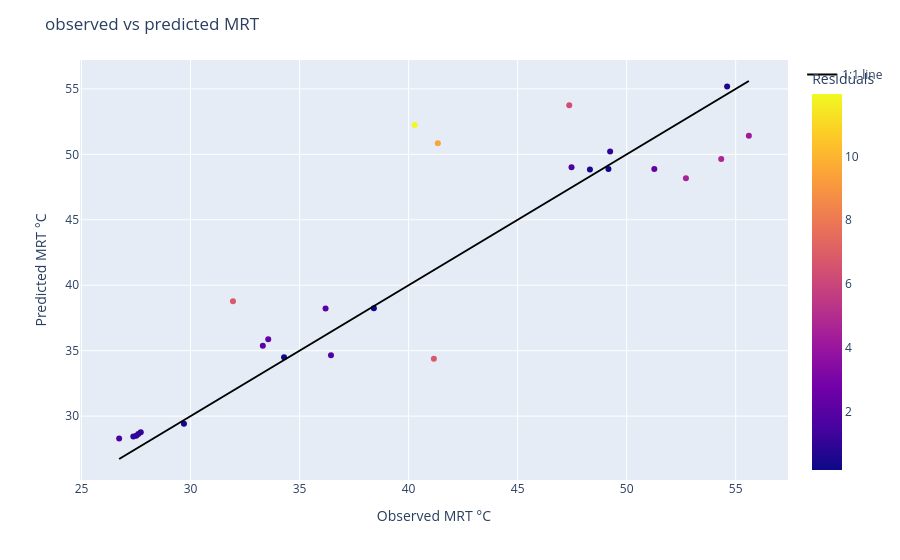

Notebook cell for this chart:
### Code cell
# plot

# Scatter
fig = px.scatter(
    points_proj,
    x=points_proj['MRT'],
    y=points_proj['MRT_predicted'],
    color=abs(points_proj['residuals']),
    hover_data=["tg_corr", "TA","wind_mean", "Instrument", "condition", "residuals", "WIND M/S", "context"],
)

# 1:1 line
m = min(obs.min(), pred.min())
M = max(obs.max(), pred.max())

fig.add_scatter(
    x=[m, M],
    y=[m, M],
    mode="lines",
    line=dict(color="black", width=2), 
    name="1:1 line"
)

fig.update_layout(
    xaxis_title="Observed MRT °C",
    yaxis_title="Predicted MRT °C",
    title="observed vs predicted MRT", 
    coloraxis_colorbar=dict(title="Residuals")
)


fig.show()

### Figure 1 — Plotly figure (JSON) as saved in the notebook; plotly's stock layout.template omitted (floating-point values rounded to 4 significant figures; data arrays with more than 128 entries replaced by an {"elided": "..."} marker saying what was removed)
{"data": [{"customdata": {"elided": "26x8 mixed values"}, "hovertemplate": "MRT=%{x}<br>MRT_predicted=%{y}<br>tg_corr=%{customdata[0]}<br>TA=%{customdata[1]}<br>wind_mean=%{customdata[2]}<br>Instrument=%{customdata[3]}<br>condition=%{customdata[4]}<br>residuals=%{customdata[5]}<br>WIND M/S=%{customdata[6]}<br>context=%{customdata[7]}<br>color=%{marker.color}<extra></extra>", "legendgroup": "", "marker": {"color": [1.797, 0.219, 4.69, 2.381, 11.96, 9.501, 0.1705, 6.382, 0.517, 6.778, 0.5766, 0.2749, 2.027, 1.54, 4.182, 6.84, 0.2851, 2.068, 1.046, 0.9721, 1.076, 1.033, 2.315, 0.9915, 1.574, 4.547], "coloraxis": "coloraxis", "symbol": "circle"}, "mode": "markers", "name": "", "orientation": "v", "showlegend": false, "type": "scatter", "x": [36.44, 34.29, 54.33, 51.27, 40.28, 41.34, 38.41, 47.36, 48.32, 41.16, 54.61, 49.16, 36.19, 47.47, 55.6, 31.95, 29.7, 33.31, 27.72, 49.24, 27.38, 27.6, 33.56, 27.51, 26.73, 52.72], "xaxis": "x", "y": [34.64, 34.51, 49.65, 48.89, 52.23, 50.84, 38.24, 53.75, 48.83, 34.38, 55.18, 48.89, 38.22, 49.01, 51.42, 38.79, 29.41, 35.38, 28.76, 50.21, 28.45, 28.64, 35.88, 28.5, 28.3, 48.17], "yaxis": "y"}, {"line": {"color": "black", "width": 2}, "mode": "lines", "name": "1:1 line", "type": "scatter", "x": [26.73, 55.6], "y": [26.73, 55.6]}], "layout": {"coloraxis": {"colorbar": {"title": {"text": "Residuals"}}, "colorscale": [[0, "#0d0887"], [0.1111, "#46039f"], [0.2222, "#7201a8"], [0.3333, "#9c179e"], [0.4444, "#bd3786"], [0.5556, "#d8576b"], [0.6667, "#ed7953"], [0.7778, "#fb9f3a"], [0.8889, "#fdca26"], [1, "#f0f921"]]}, "legend": {"tracegroupgap": 0}, "margin": {"t": 60}, "title": {"text": "observed vs predicted MRT"}, "xaxis": {"anchor": "y", "domain": [0, 1], "title": {"text": "Observed MRT °C"}}, "yaxis": {"anchor": "x", "domain": [0, 1], "title": {"text": "Predicted MRT °C"}}}}
